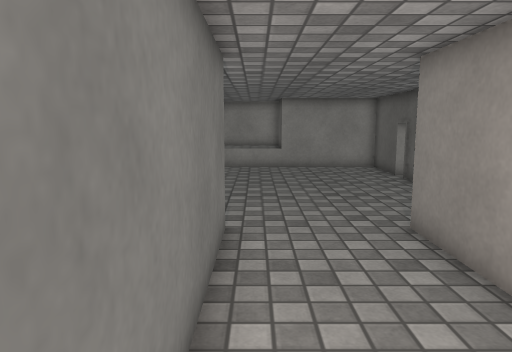
View 1 (above)

16 first-person views from a walk through a scene from a Unity 3-D project. The camera is 1.2 m above the floor, tilts 8° down and sees 70° across. The floor is counted in squares, 0.5 m on a side. Each view is taken from the middle of a square. On the plan, view 1 faces up. The plan holds only what a view shows up to about 20 squares ahead; the rest is blank. The place goes on beyond the plan. Some surface patterns are stand-ins.

View 2
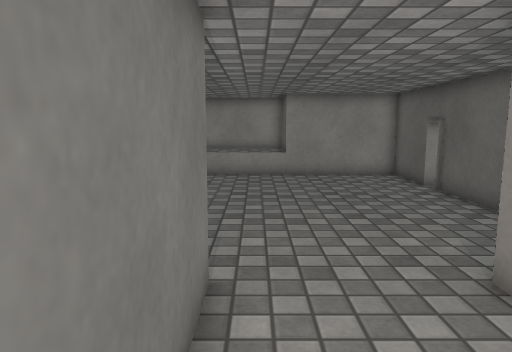

View 3
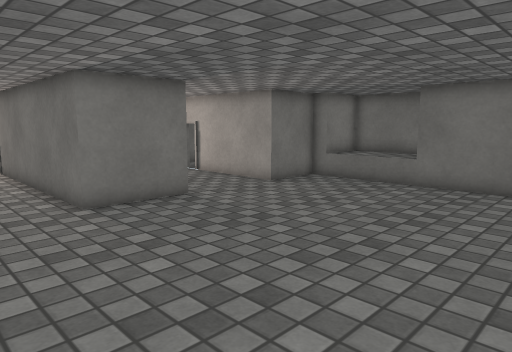

View 4
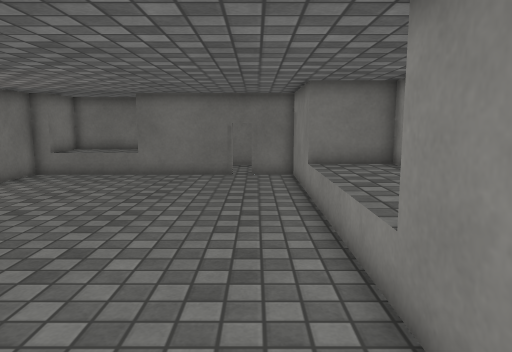

View 5
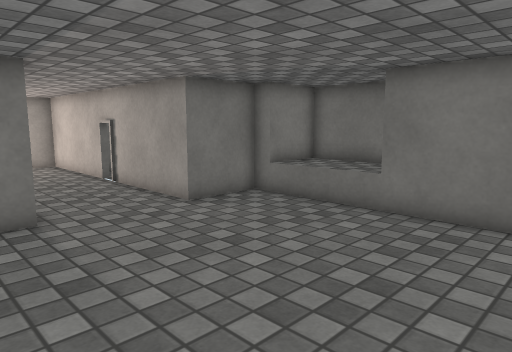

View 6
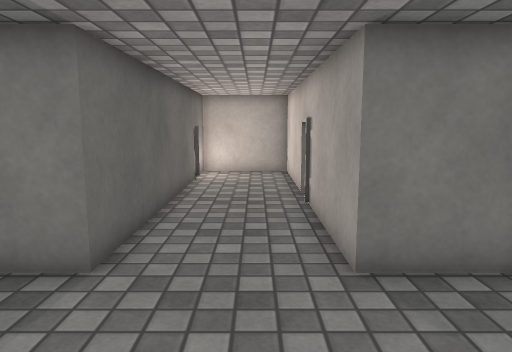

View 7
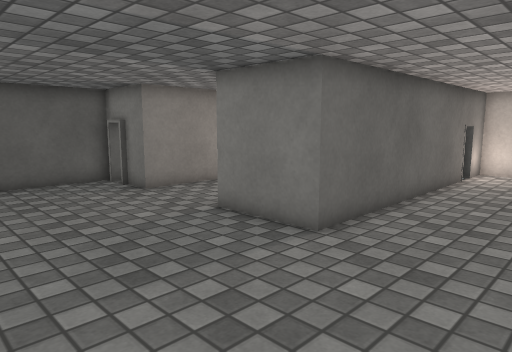

View 8
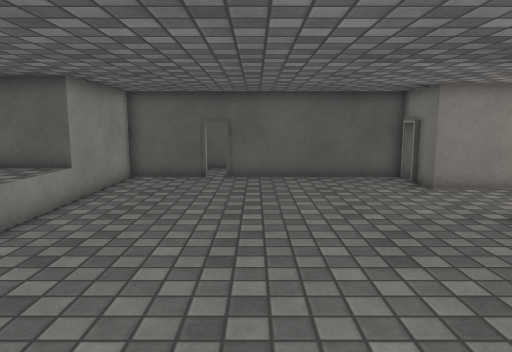

View 9
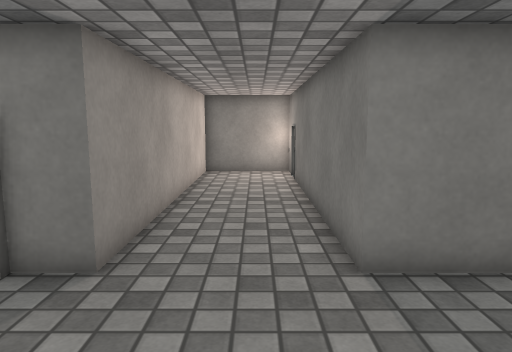

View 10
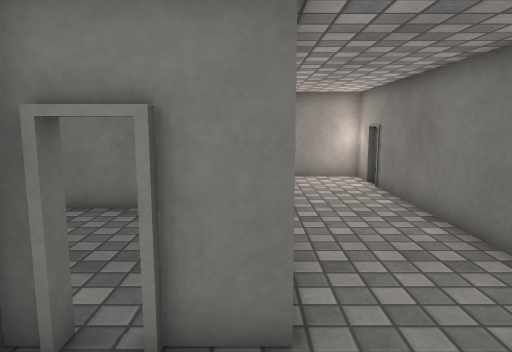

View 11
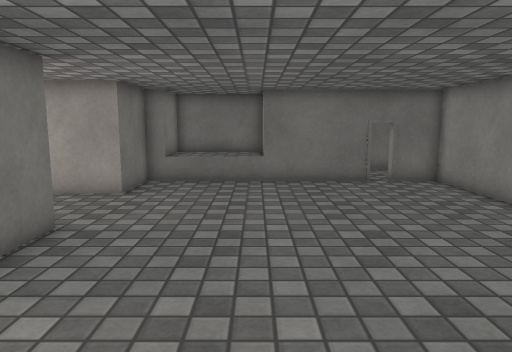

View 12
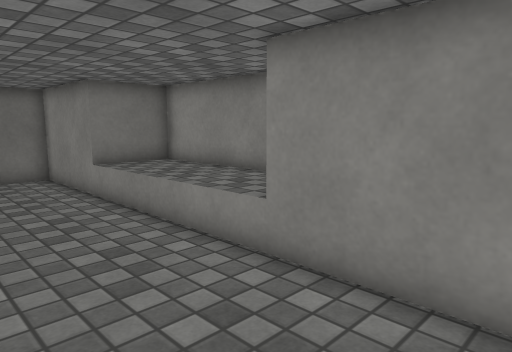

View 13
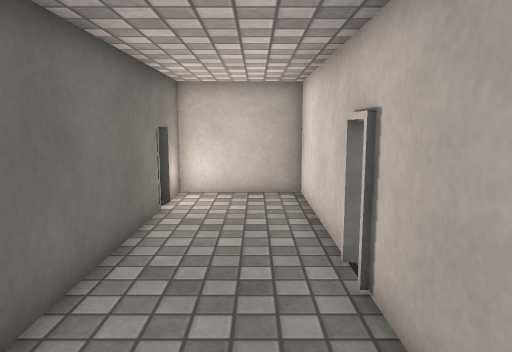

View 14
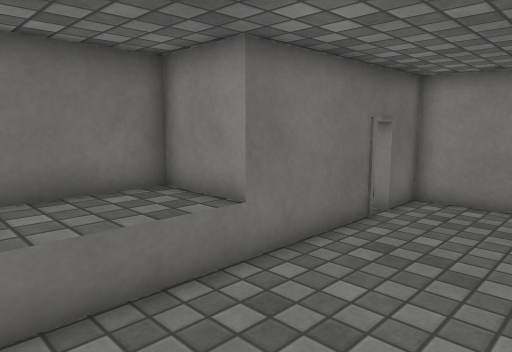

View 15
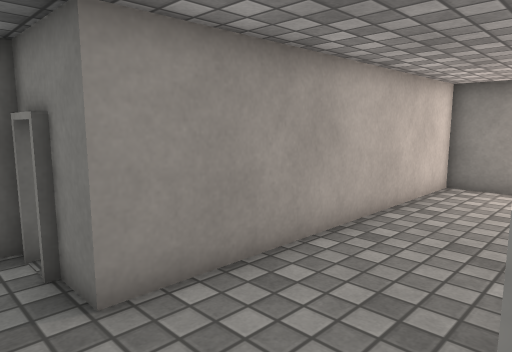

View 16
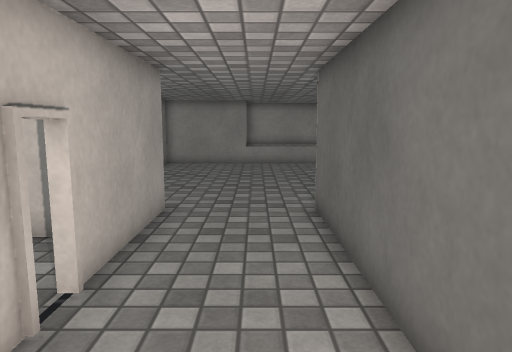

### Floor plan
Key: @ floor where view 1 was taken; # wall or solid block; . main floor; : floor 0.5 m higher than the main floor; = window, fence, low wall or low ledge; v drop or lower ground; T thing the floor can be seen under or through; O other object.
Columns run from 14 left of view 1 to 9 right of it. Each row starts with its distance up from view 1.
 23        v#      #
 22        v=::::::#
 21  vvv####:::::::#######
 20   # .................#
 19  .#..................#
 18  .#..................#
 17   #..................#
 16   #..................#
 15   ##.................#
 14   v#.................#
 13 v##..................#
 12 vOO..................#
 11 vOO..................#
 10 vOO..................#
  9 vvv#...............TT#
  8   vv###...####... TTTv
  7    v v#...#  #...Tv ..
  6    vvv#...#  #... v ..
  5      ##...#  #... v ...
  4      #....#  #... v  ..
  3      # ...#  #... v  ..
  2      # ...#  #... v  ###
  1      #....#  #... v
  0      ##...#  #@.. v
 -1     vv#...#  #... v
 -2     vv#...#  #... v
 -3     vv#...#  #... v
 -4      v#...#  #... v
 -5      vv###v  v###vv

Where each view was taken, in squares from view 1:
view 1: 0 up, 0 right, facing up
view 2: 3 up, 0 right, facing up
view 3: 19 up, 3 right, facing down-left
view 4: 19 up, 6 right, facing left
view 5: 18 up, 2 left, facing down-left
view 6: 14 up, 7 left, facing down
view 7: 15 up, 9 left, facing down-right
view 8: 15 up, 10 left, facing right
view 9: 14 up, 1 right, facing down
view 10: 12 up, 4 right, facing down
view 11: 13 up, 4 right, facing left
view 12: 16 up, 6 right, facing up-left
view 13: 8 up, 7 left, facing down
view 14: 9 up, 7 left, facing up-left
view 15: 10 up, 1 left, facing down-right
view 16: 2 down, 6 left, facing up
